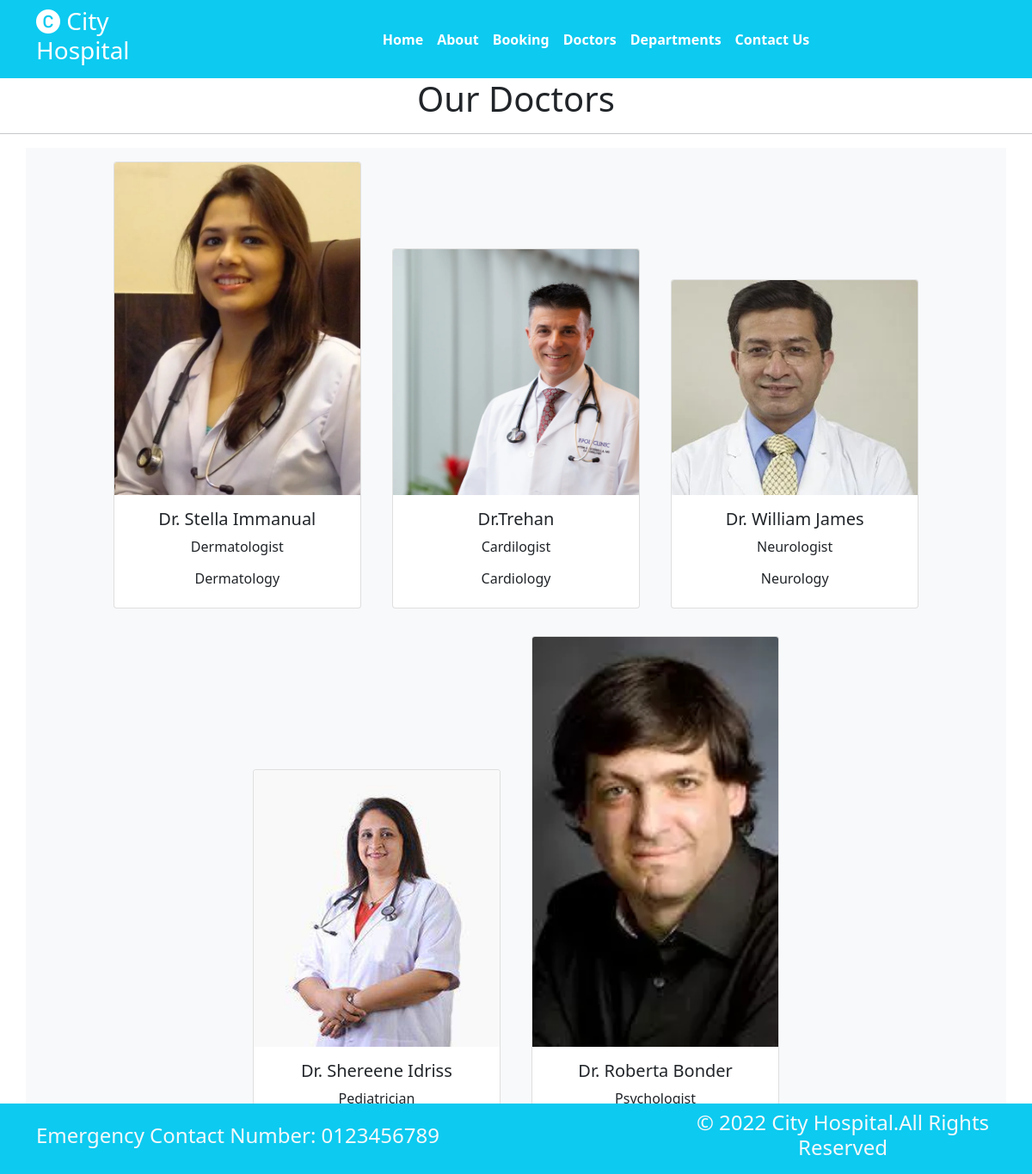
/Doctors, run on the app's committed database.
### home/models.py (models this page shows, shortened)
class Doctors(models.Model):
    doc_name = models.CharField(max_length=255)
    doc_spec = models.CharField(max_length=255)
    dep_name = models.ForeignKey(Departments,on_delete=models.CASCADE)
    doc_image = models.ImageField(upload_to='doctors')

class Departments(models.Model):
    dep_name = models.CharField(max_length=100)
    dep_description =models.TextField()
    def __str__(self):
        return self.dep_name

### home/views.py (the view)
# urls.py: path('Doctors', views.Doctor,name='Doctors'),
def Doctor(request):
    dict_docs = {
        'doctors': Doctors.objects.all()
    }
    return render(request,'doctors.html',dict_docs)

### templates/doctors.html (shortened to what this page needs)
{% extends 'base.html' %}
{% block content %}
    <h1 class="text-center">Our Doctors</h1>
    <hr>
    <div class="container text-center bg-light">
        {% for d in doctors%}
        <div class="card text-center mx-3 my-3" style="width: 18rem; display:inline-block">
            <img src="{{d.doc_image.url}}" class="card-img-top" alt="...">
            <div class="card-body">
              <h5 class="card-title">{{d.doc_name}}</h5>
              <p class="card-text">{{d.doc_spec}}</p>
              <h6>{{d.dep_name}}</h6>
            </div>
          </div>
        {% endfor %}
    </div>
{% endblock %}

### templates/base.html (shortened to what this page needs)
<!DOCTYPE html>
{% load static %}
<html>
  <head>
    <link rel="stylesheet"
      href=" https://cdn.jsdelivr.net/npm/bootstrap@5.1.3/dist/css/bootstrap.min.css ">
    <link rel="stylesheet"href="https://use.fontawesome.com/releases/v5.2.0/css/all.css">
      <link rel="stylesheet"
      href="{% static '/css/style.css'%}">
      <link rel="stylesheet" href="https://cdn.jsdelivr.net/npm/bootstrap-icons@1.10.2/font/bootstrap-icons.css">
  </head>
  <body>
    <nav class="navbar bg-info navbar-expand-md ">
      <div class="container">
        <div class="col-2 text-left pl-md-0">
          <h3 class="text-white"><i class="bi bi-c-circle-fill"></i> City Hospital </h3>
        </div>
        <div
          class="collapse navbar-collapse justify-content-center col-md-8 navbar-collapse-3">
          <ul class="navbar-nav justify-content-center  fw-bold">
            <li class="nav-item active">
              <a class="nav-link text-white" href="{% url 'Home'%}">Home </a>
            </li>
            <li class="nav-item">
              <a class="nav-link text-white" href="{% url 'About'%}">About</a>
            </li>
            <li class="nav-item">
              <a class="nav-link text-white" href="{% url 'Booking'%}">Booking</a>
            </li>
            <li class="nav-item">
              <a class="nav-link text-white" href="{% url 'Doctors'%}">Doctors</a>
            </li>
			 <li class="nav-item">
              <a class="nav-link text-white" href="{% url 'Departments'%}">Departments</a>
            </li>
            <li class="nav-item">
              <a class="nav-link text-white" href="{% url 'Contact'%}">Contact Us</a>
            </li>
          </ul>
        </div>
      </div>
    </nav>
    <section class="fixed-bottom">
      <footer class="pt-2 pb-2  bg-info text-light">
        <div class="container">
          <div class="row align-items-center">
            <div class="col-12 col-md-8">
              <h4>Emergency Contact Number: 0123456789</h4>
            </div>
            <div class="col-12 col-md-4 mt-5 mt-md-0 text-center ">
             <h4> © 2022 City Hospital.All Rights Reserved</h4>
            </div>
          </div>
        </div>
      </footer>
    </section>
    {% block content %} {% endblock %}
  </body>
</html>

### data on the page
Doctors: doc_image (picture), doc_name "Dr. Stella Immanual", doc_spec "Dermatologist", dep_name "Dermatology"
Doctors: doc_image (picture), doc_name "Dr.Trehan", doc_spec "Cardilogist", dep_name "Cardiology"
Doctors: doc_image (picture), doc_name "Dr. William James", doc_spec "Neurologist", dep_name "Neurology"
Doctors: doc_image (picture), doc_name "Dr. Shereene Idriss", doc_spec "Pediatrician"
Doctors: doc_image (picture), doc_name "Dr. Roberta Bonder", doc_spec "Psychologist"
